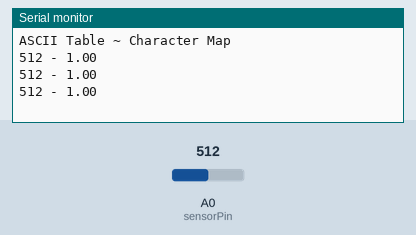
Simulated run of this sketch. Board: Arduino Uno, built with avr-gcc and run on an emulated ATmega328P. Shown: the last lines printed to the serial monitor. Inputs (shaded band) come from the test bench; at power-on: A0 (sensorPin) = 512.

Above: at 1.3 s.
1.4 s: A0 (sensorPin) set to 716
At 1.9 s:
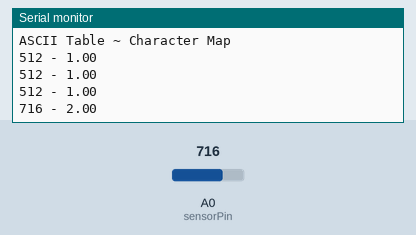
2.9 s: A0 (sensorPin) set to 900
At 3.3 s:
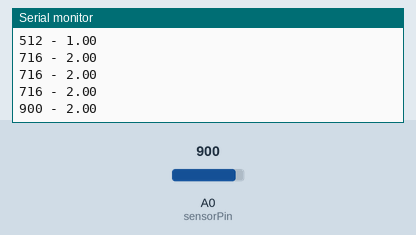
Timing chart, 0 to 5.9 s (numbered marks = the images above; inputs shaded):
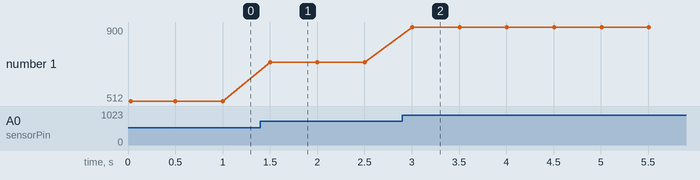

The sketch:

analog_input.ino
```cpp
int sensorPin = A0;
int sensorValue = 0;
double val = 0;


void setup() {
  // put your setup code here, to run once:
  //Initialize serial and wait for port to open:
  Serial.begin(9600);
  while (!Serial) {
    ; // wait for serial port to connect. Needed for native USB port only
  }

  // prints title with ending line break
  Serial.println("ASCII Table ~ Character Map");
}

void loop() {
  sensorValue = analogRead(sensorPin);
Serial.print(sensorValue);
val = map(sensorValue, 0, 1023, 0, 3.3);
Serial.print(" - ");
Serial.println(val);
delay(500);
}
```

Measured:
- after the input at 1.4 s, the serial monitor: prints a new line after 0.10 s (image 1)
- after the input at 2.9 s, the serial monitor: prints a new line after 0.11 s (image 2)
- plotted number 1: 512 → 716 after the input at 1.4 s, 716 → 900 after the input at 2.9 s
